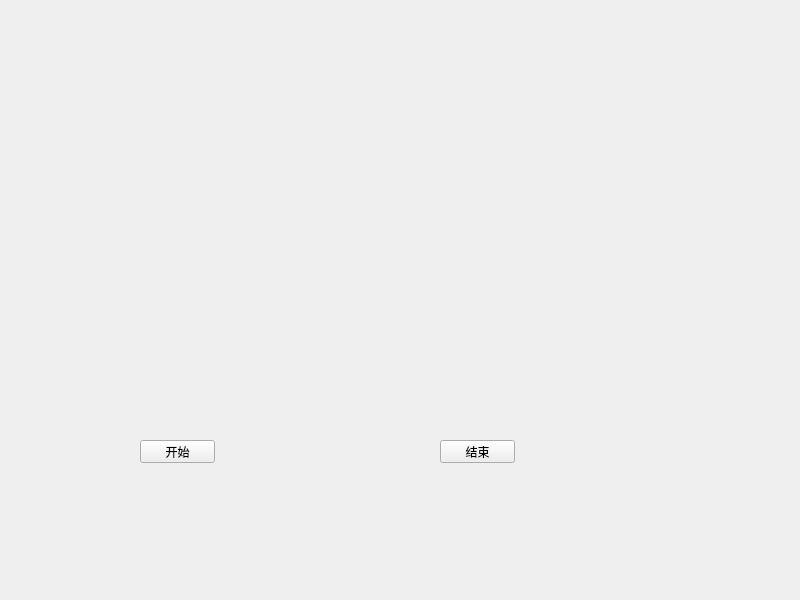
<?xml version="1.0" encoding="UTF-8"?>
<ui version="4.0">
 <class>Widget</class>
 <widget class="QWidget" name="Widget">
  <property name="geometry">
   <rect>
    <x>0</x>
    <y>0</y>
    <width>800</width>
    <height>600</height>
   </rect>
  </property>
  <property name="windowTitle">
   <string>Widget</string>
  </property>
  <widget class="QLabel" name="label">
   <property name="geometry">
    <rect>
     <x>150</x>
     <y>50</y>
     <width>501</width>
     <height>321</height>
    </rect>
   </property>
   <property name="text">
    <string/>
   </property>
   <property name="scaledContents">
    <bool>true</bool>
   </property>
  </widget>
  <widget class="QPushButton" name="startButton">
   <property name="geometry">
    <rect>
     <x>140</x>
     <y>440</y>
     <width>75</width>
     <height>23</height>
    </rect>
   </property>
   <property name="text">
    <string>开始</string>
   </property>
  </widget>
  <widget class="QPushButton" name="stopButtoon">
   <property name="geometry">
    <rect>
     <x>440</x>
     <y>440</y>
     <width>75</width>
     <height>23</height>
    </rect>
   </property>
   <property name="text">
    <string>结束</string>
   </property>
  </widget>
 </widget>
 <resources/>
 <connections/>
</ui>
